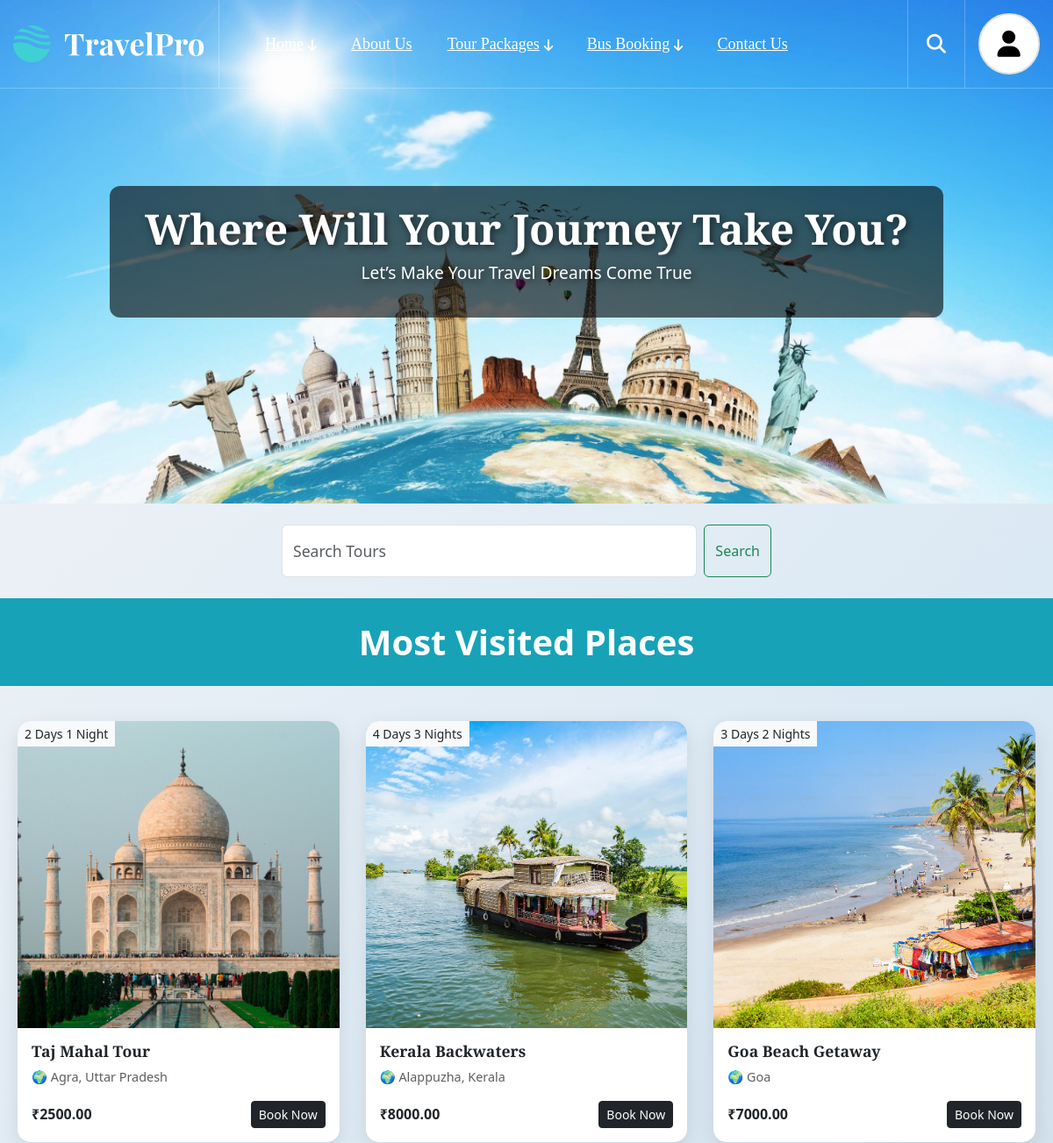
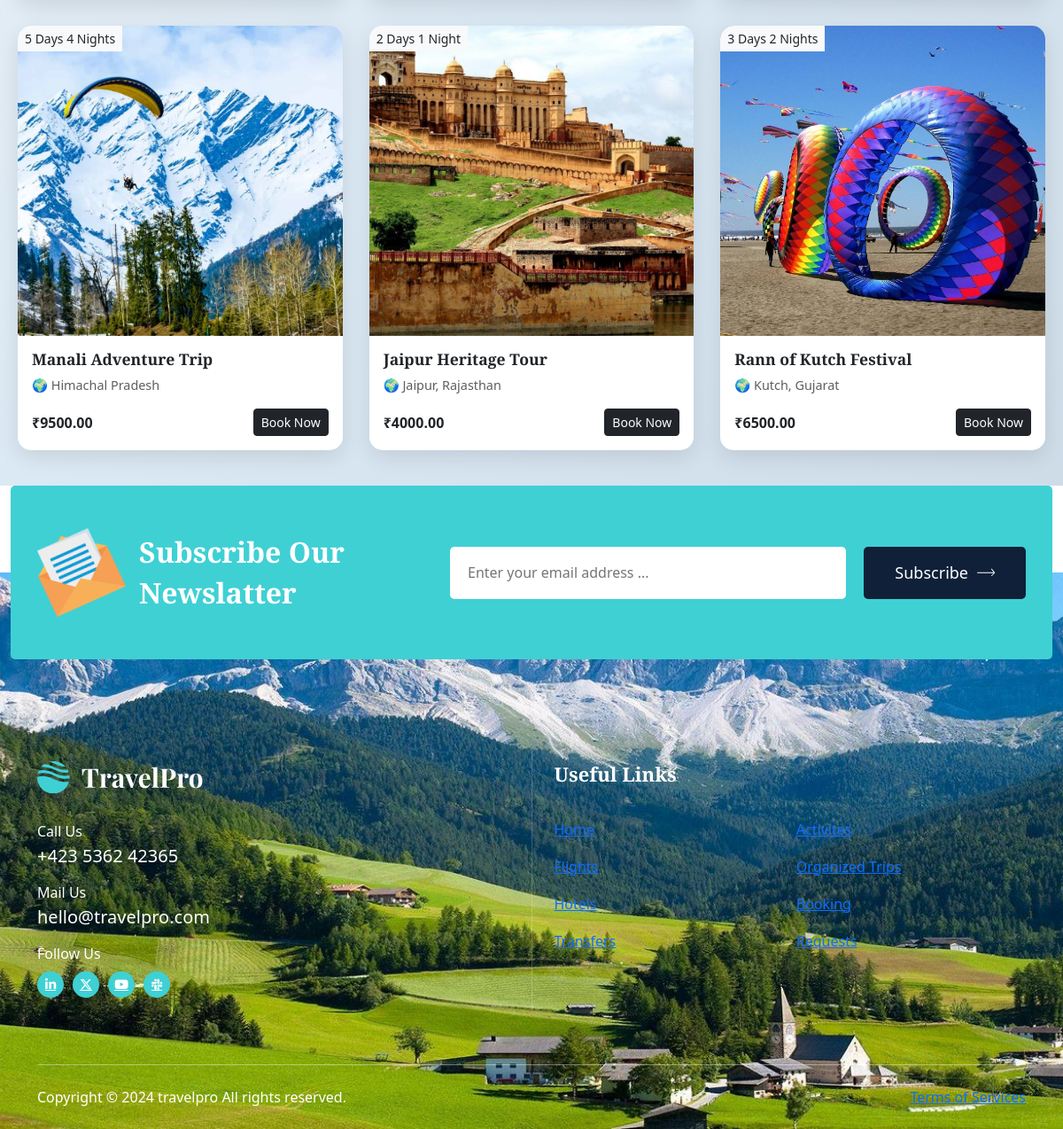
/available-tours/, run on the app's committed database (2 pictures, top to bottom).
### Travel/models.py (models this page shows, shortened)
class Tour(models.Model):
    name = models.CharField(max_length=200)
    location = models.CharField(max_length=200)
    image = models.ImageField(upload_to='tour_images/')
    price = models.DecimalField(max_digits=8, decimal_places=2)
    duration = models.CharField(max_length=50)
    most_visited = models.BooleanField(default=False)

### Travel/views.py (the view)
# urls.py: path('available-tours/', views.available_tours, name='available_tours'),
def available_tours(request):
    query = request.GET.get('q', '')
    context = {'query': query}
    if query:
        tours = Tour.objects.filter(Q(name__icontains=query) | Q(location__icontains=query))
        context['tours'] = tours
    else:
        most_visited = Tour.objects.filter(most_visited=True)[:6]
        context['most_visited'] = most_visited
        context['tours'] = most_visited
    return render(request, 'TourPackages.html', context)

### Travel/templates/TourPackages.html (shortened to what this page needs)
{% extends './utils/base.html' %}
{% load static %}
{% block content %}
<head>
  <link href="https://cdn.jsdelivr.net/npm/bootstrap@5.3.3/dist/css/bootstrap.min.css" rel="stylesheet" />
  <link href="https://cdnjs.cloudflare.com/ajax/libs/font-awesome/6.5.0/css/all.min.css" rel="stylesheet" />
</head>
<body>
  <div class="hero-section">
    <div class="overlay-text">
      <h1>Where Will Your Journey Take You?</h1>
      <p>Let’s Make Your Travel Dreams Come True</p>
    </div>
  </div>
  <div class="container d-flex justify-content-center">
    <form class="d-flex my-4 w-50" method="GET" action="">
      <input class="form-control me-2 custom-search" type="search" name="q" placeholder="Search Tours"
        value="{{ request.GET.q }}">
      <button class="btn btn-outline-success" type="submit">Search</button>
    </form>
  </div>
  {% if query %}
    <div class="section-title">Search Results for "{{ query }}"</div>
    <div class="card-wrapper">
      {% if tours %}
        {% for tour in tours %}
          <div class="card">
            <div class="position-absolute top-0 start-0 bg-light p-1 px-2 small">{{ tour.duration }}</div>
            <img src="{{ tour.image.url }}" alt="{{ tour.name }}">
            <div class="card-body">
              <h5 class="card-title">{{ tour.name }}</h5>
              <p class="location">🌍 {{ tour.location }}</p>
              <div class="price-book">
                <p class="mb-0"><strong>₹{{ tour.price }}</strong></p>
                <a href="{% url 'tour_details' tour.id %}" class="btn btn-dark btn-sm btn-animate">Book Now</a>
              </div>
            </div>
          </div>
        {% endfor %}
      {% else %}
        <p class="text-center fs-5">No tours found for your search.</p>
      {% endif %}
    </div>
  {% else %}
    <div class="section-title">Most Visited Places</div>
    <div class="card-wrapper">
      {% for tour in most_visited %}
        <div class="card">
          <div class="position-absolute top-0 start-0 bg-light p-1 px-2 small">{{ tour.duration }}</div>
          <img src="{{ tour.image.url }}" alt="{{ tour.name }}">
          <div class="card-body">
            <h5 class="card-title">{{ tour.name }}</h5>
            <p class="location">🌍 {{ tour.location }}</p>
            <div class="price-book">
              <p class="mb-0"><strong>₹{{ tour.price }}</strong></p>
              <a href="{% url 'tour_details' tour.id %}" class="btn btn-dark btn-sm btn-animate">Book Now</a>
            </div>
          </div>
        </div>
      {% endfor %}
    </div>
  {% endif %}
</body>
</html>
{% endblock %}

### data on the page
Tour: duration "2 Days 1 Night", image (picture), name "Taj Mahal Tour", location "Agra, Uttar Pradesh", price "2500.00"
Tour: duration "4 Days 3 Nights", image (picture), name "Kerala Backwaters", location "Alappuzha, Kerala", price "8000.00"
Tour: duration "3 Days 2 Nights", image (picture), name "Goa Beach Getaway", location "Goa", price "7000.00"
Tour: duration "5 Days 4 Nights", image (picture), name "Manali Adventure Trip", location "Himachal Pradesh", price "9500.00"
Tour: duration "2 Days 1 Night", image (picture), name "Jaipur Heritage Tour", location "Jaipur, Rajasthan", price "4000.00"
Tour: duration "3 Days 2 Nights", image (picture), name "Rann of Kutch Festival", location "Kutch, Gujarat", price "6500.00"
